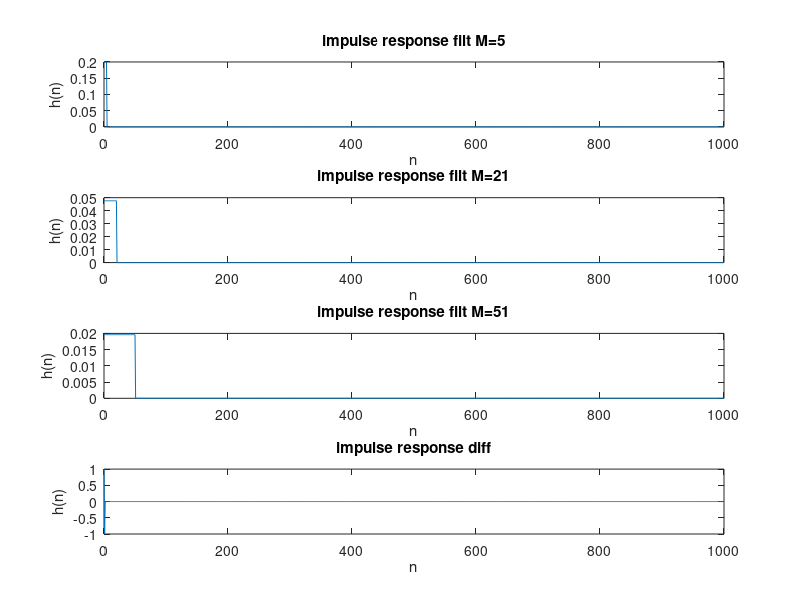

The MATLAB source for this figure:
n = 0:1000;

subplot(4,1,1)
h = zeros(size(n));
M = 5;
for k = 1:M
    h(k) = 1/M;
end
plot(n,h);
title("impulse response filt M=5");
xlabel("n")
ylabel("h(n)");

subplot(4,1,2)
h = zeros(size(n));
M = 21;
for k = 1:M
    h(k) = 1/M;
end
plot(n,h);
title("impulse response filt M=21");
xlabel("n")
ylabel("h(n)");

subplot(4,1,3)
h = zeros(size(n));
M = 51;
for k = 1:M
    h(k) = 1/M;
end
plot(n,h);
title("impulse response filt M=51");
xlabel("n")
ylabel("h(n)");

subplot(4,1,4)
h = zeros(size(n));
h(1) = 1;
h(2) = -1;
plot(n,h);
title("impulse response diff");
xlabel("n")
ylabel("h(n)");